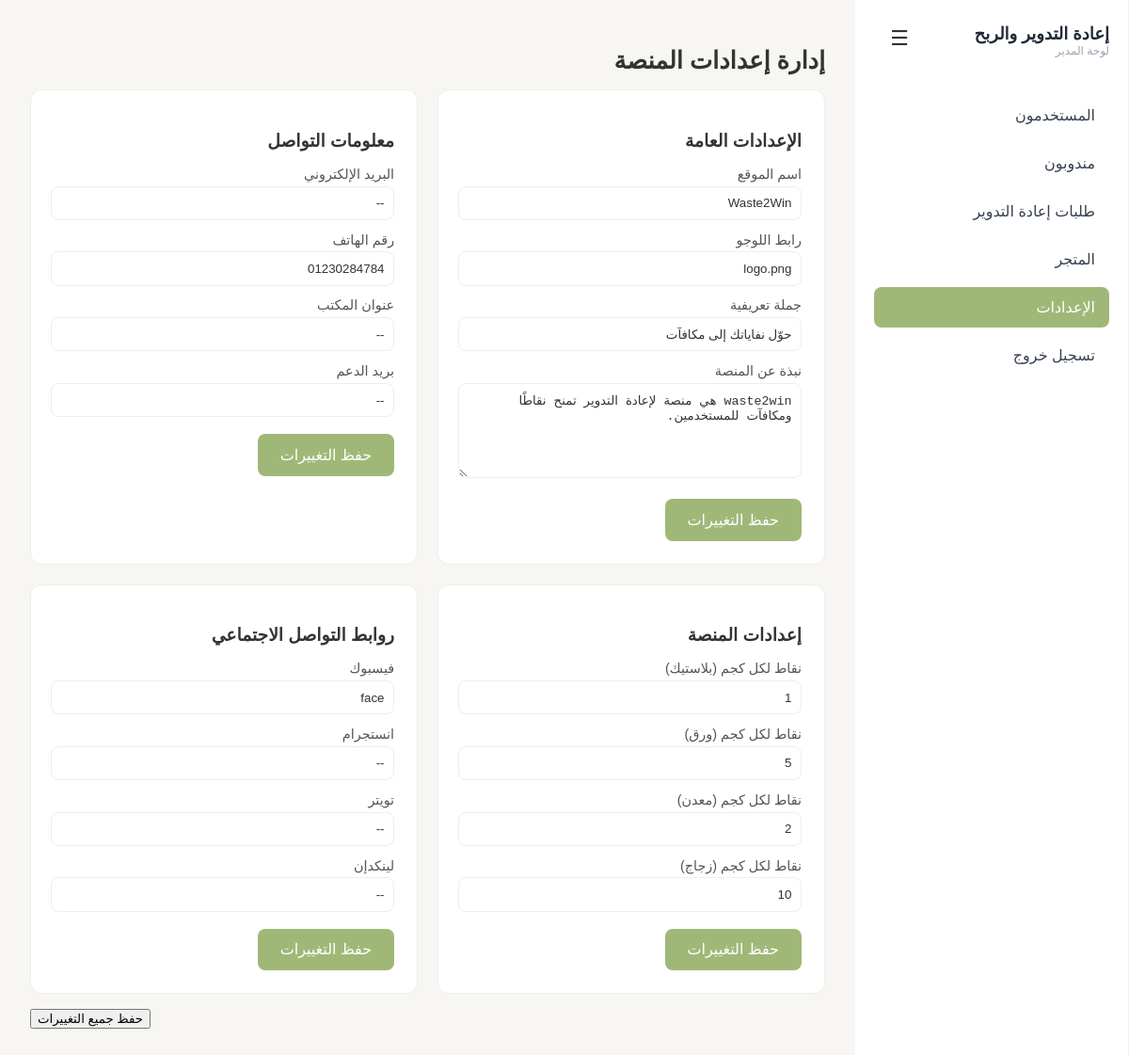
The page /admin/setting.php (signed in) on the database its author committed.
### tables this page shows
CREATE TABLE `basic_site` (
  `site_id` int(11) NOT NULL,
  `site_name` varchar(255) DEFAULT NULL,
  `logo` text DEFAULT NULL,
  `title_1` text DEFAULT NULL,
  `about` text DEFAULT NULL
);

CREATE TABLE `communication` (
  `comid` int(11) NOT NULL,
  `email` text NOT NULL,
  `phone` varchar(255) NOT NULL,
  `location` text NOT NULL,
  `email_support` varchar(255) NOT NULL
);

CREATE TABLE `wastes` (
  `wasteid` int(11) NOT NULL,
  `name` varchar(255) NOT NULL,
  `points` int(11) NOT NULL
);

CREATE TABLE `communication_links` (
  `link_id` int(11) NOT NULL,
  `facebook` text NOT NULL,
  `insta` text NOT NULL,
  `twitter` text NOT NULL,
  `linkedin` text NOT NULL
);

### admin/setting.php (the view, shortened to what this page needs)
<?php
require("../conn.php");
if(!isset($_SESSION["userid"])){
    header("location:../index.php");
    exit;
}else{
    $selec_basic_site = $pdo->prepare("SELECT * FROM basic_site WHERE site_id = 1");
    $selec_basic_site->execute();
    $basic_site = $selec_basic_site->fetch();
    $select_communication_info = $pdo->prepare("SELECT * FROM communication WHERE comid = 1");
    $select_communication_info->execute();
    $communication_info = $select_communication_info->fetch();
    $select_wastes = $pdo->prepare("SELECT * FROM wastes WHERE 1 = 1");
    $select_wastes->execute();
    $wastes = $select_wastes->fetchAll();
    $select_links = $pdo->prepare("SELECT * FROM communication_links WHERE link_id = 1");
    $select_links->execute();
    $links = $select_links->fetch();
}
?>
<!DOCTYPE html>
<html lang="ar" dir="rtl">
<head>
  <link rel="stylesheet" href="style/settings.css">
  <link rel="stylesheet" href="style/sidebar.css">
</head>
<body>
<?php include("inc/sidebar.php");?>
<main class="content">
  <header>
    <h1>إدارة إعدادات المنصة </h1>
  </header>
  <section class="grid">
    <div class="card">
      <form action="inc/update_basic_site.php" method="POST">
        <h3>الإعدادات العامة</h3>
        <label>اسم الموقع</label>
        <input name="site_name" type="text" value="<?php  echo htmlspecialchars($basic_site["site_name"]) ?>">
        <label>رابط اللوجو</label>
        <input name="logo" type="text" value="<?php  echo htmlspecialchars($basic_site["logo"]) ?>">
        <label>جملة تعريفية</label>
        <input name="title_1" type="text" value="<?php  echo htmlspecialchars($basic_site["title_1"]) ?>">
        <label>نبذة عن المنصة</label>
        <textarea name="about"><?php  echo htmlspecialchars($basic_site["about"]) ?></textarea>
          <br><br>
        <button type="submit" class="saveBtn">حفظ  التغييرات</button>
      </form>
    </div>
    <div class="card">
      <form action="inc/update_contact_info.php" method="POST">
        <h3>معلومات التواصل</h3>
        <label>البريد الإلكتروني</label>
        <input type="text" name="email" value="<?php if(isset($communication_info['email']) && !empty($communication_info['email'])){echo htmlspecialchars($communication_info['email']);}else{echo '--';}  ?>">
        <label>رقم الهاتف</label>
        <input type="text" name="phone" value="<?php if(isset($communication_info['phone']) && !empty($communication_info['phone'])){echo htmlspecialchars($communication_info['phone']);}else{echo '--';}?>">
        <label>عنوان المكتب</label>
        <input type="text" name="location" value="<?php if(isset($communication_info['location']) && !empty($communication_info['location'])){echo htmlspecialchars($communication_info['location']);}else{echo '--';}?>">
        <label>بريد الدعم</label>
        <input type="text" name="email_support" value="<?php if(isset($communication_info['email_support']) && !empty($communication_info['email_support'])){echo htmlspecialchars($communication_info['email_support']);}else{echo '--';}?>">
        <br><br>
        <button type="submit" class="saveBtn">حفظ  التغييرات</button>
      </form>
    </div>
    <div class="card">
      <h3>إعدادات المنصة</h3>
      <form action="inc/update_waste_settings.php" method="POST">
        <?php foreach($wastes as $waste){ ?>
          <label>نقاط لكل كجم (<?php echo htmlspecialchars($waste["name"]) ?>)</label>
          <input type="number" name="<?php echo htmlspecialchars($waste["name"]) ?>" value="<?php echo htmlspecialchars($waste["points"]) ?>">
        <?php } ?>
          <br><br>
          <button type="submit" class="saveBtn">حفظ  التغييرات</button>
      </form>
    </div>
    <div class="card">
      <form action="inc/update_links.php" method="POST">
        <h3>روابط التواصل الاجتماعي</h3>
      <label>فيسبوك</label>
      <input type="text" name="facebook" value="<?php if(isset($links['facebook']) && !empty($links['facebook'])){echo htmlspecialchars($links['facebook']);}else{echo '--';}  ?>">
      <label>انستجرام</label>
      <input type="text" name="instagram" value="<?php if(isset($links['insta']) && !empty($links['insta'])){echo htmlspecialchars($links['insta']);}else{echo '--';}  ?>">
      <label>تويتر</label>
      <input type="text" name="twitter" value="<?php if(isset($links['twitter']) && !empty($links['twitter'])){echo htmlspecialchars($links['twitter']);}else{echo '--';}  ?>">
      <label>لينكدإن</label>
      <input type="text" name="linkedin" value="<?php if(isset($links['linkedin']) && !empty($links['linkedin'])){echo htmlspecialchars($links['linkedin']);}else{echo '--';}  ?>">
      <br><br>
      <button type="submit" class="saveBtn">حفظ  التغييرات</button>
      </form>
    </div>
  </section>
  <div class="footer-btn">
    <button id="saveBtn">حفظ جميع التغييرات</button>
  </div>
</main>
</body>
</html>

### admin/style/settings.css (style rules this page uses)
:root { --bg: #ffffff; --text: #333; --primary: #f07d5d; --light-text: #555; --border: #eee; --secondary-bg: #fafafa; --background: #f8f6f2; --خلفية-رئيسية: #faf9f8; --خلفية-بيضاء: #ffffff; --نص-رئيسي: #1f2937; --نص-غامق: #374151; --نص-فاتح: #6b7280; --نص-افتح: #9ca3af; --حدود-فاتحة: #f0f0f0; --حدود-خفيفة: #f3f4f6; --ظل: rgba(0, 0, 0, 0.06); --برتقالي-اساسي: #f97316; --ازرق: #3b82f6; --اخضر: #22c55e; --احمر: #ef4444; }
body { margin: 0; font-family: "Cairo", sans-serif; background: var(--background); display: flex; color: var(--text); }
.content { flex: 1; padding: 2rem; }
header h1 { font-size: 1.6rem; margin-bottom: 1rem; color: var(--text); }
.grid { display: grid; grid-template-columns: repeat(2, 1fr); gap: 1.3rem; }
.card { background: var(--bg); padding: 1.5rem; border-radius: 12px; border: 1px solid var(--border); }
.card h3 { margin-bottom: 1rem; color: var(--text); }
label { font-size: .9rem; color: var(--light-text); display: block; margin-top: .8rem; }
input, textarea { width: 95%; padding: .6rem; border-radius: 8px; border: 1px solid var(--border); margin-top: .3rem; background: var(--bg); color: var(--text); }
textarea { height: 80px; }
.footer-btn { margin-top: 1rem; text-align: left; }
.saveBtn { background: #9fb878; color: white; border: none; padding: .8rem 1.5rem; border-radius: 8px; font-size: 1rem; cursor: pointer; transition: .2s; }

### rows shown on the page
basic_site: site_name "Waste2Win", logo "logo.png", title_1 "حوّل نفاياتك إلى مكافآت", about "waste2win هي منصة لإعادة التدوير تمنح نقاطًا ومكافآت للمستخدمين."
communication: email "--", phone "01230284784", location "--", email_support "--"
wastes: name "بلاستيك", points "1"
wastes: name "ورق", points "5"
wastes: name "معدن", points "2"
wastes: name "زجاج", points "10"
communication_links: facebook "face", instagram "--", twitter "--", linkedin "--"
